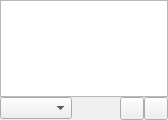
<?xml version="1.0" encoding="UTF-8"?>
<ui version="4.0">
 <class>LibraryPage</class>
 <widget class="QWidget" name="LibraryPage">
  <property name="geometry">
   <rect>
    <x>0</x>
    <y>0</y>
    <width>168</width>
    <height>120</height>
   </rect>
  </property>
  <layout class="QVBoxLayout" name="vlayout">
   <property name="spacing">
    <number>0</number>
   </property>
   <property name="margin">
    <number>0</number>
   </property>
   <item>
    <widget class="ItemView" name="view"/>
   </item>
   <item>
    <layout class="QHBoxLayout" name="hlayout">
     <property name="spacing">
      <number>0</number>
     </property>
     <property name="margin">
      <number>0</number>
     </property>
     <item>
      <widget class="GenreCombo" name="genreCombo"/>
     </item>
     <item>
      <widget class="SizeWidget" name="sizeWidget"/>
     </item>
     <item>
      <widget class="ToolButton" name="addToPlayQueue"/>
     </item>
     <item>
      <widget class="ToolButton" name="replacePlayQueue"/>
     </item>
    </layout>
   </item>
  </layout>
 </widget>
 <customwidgets>
  <customwidget>
   <class>ItemView</class>
   <extends>QTreeView</extends>
   <header>widgets/itemview.h</header>
  </customwidget>
  <customwidget>
   <class>GenreCombo</class>
   <extends>QComboBox</extends>
   <header>widgets/genrecombo.h</header>
  </customwidget>
  <customwidget>
   <class>ToolButton</class>
   <extends>QToolButton</extends>
   <header>widgets/toolbutton.h</header>
  </customwidget>
  <customwidget>
   <class>SizeWidget</class>
   <extends>QWidget</extends>
   <header>widgets/sizewidget.h</header>
  </customwidget>
 </customwidgets>
 <resources/>
 <connections/>
</ui>
